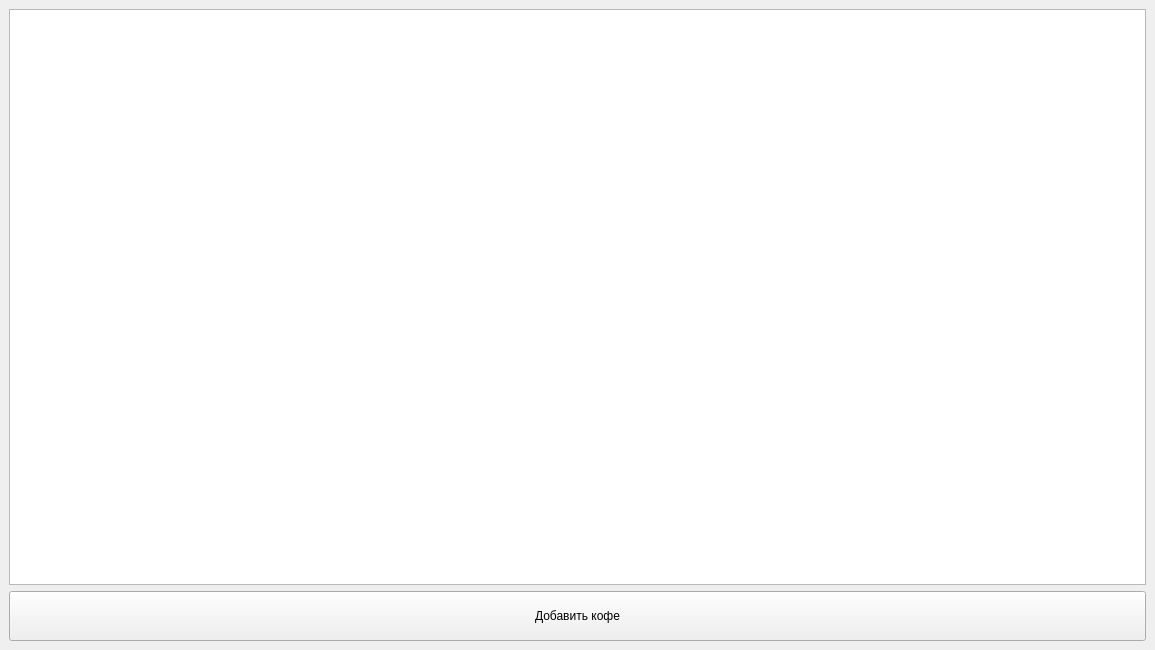
<?xml version="1.0" encoding="UTF-8"?>
<ui version="4.0">
 <class>mainWindow</class>
 <widget class="QMainWindow" name="mainWindow">
  <property name="geometry">
   <rect>
    <x>0</x>
    <y>0</y>
    <width>1155</width>
    <height>650</height>
   </rect>
  </property>
  <property name="minimumSize">
   <size>
    <width>700</width>
    <height>650</height>
   </size>
  </property>
  <property name="windowTitle">
   <string>Приложение для кофе</string>
  </property>
  <widget class="QWidget" name="centralwidget">
   <layout class="QGridLayout" name="gridLayout">
    <item row="0" column="0">
     <layout class="QVBoxLayout" name="verticalLayout">
      <item>
       <widget class="QTableWidget" name="tableWidget"/>
      </item>
      <item>
       <widget class="QPushButton" name="pushButton">
        <property name="minimumSize">
         <size>
          <width>0</width>
          <height>50</height>
         </size>
        </property>
        <property name="text">
         <string>Добавить кофе</string>
        </property>
       </widget>
      </item>
     </layout>
    </item>
   </layout>
  </widget>
 </widget>
 <resources/>
 <connections/>
</ui>
